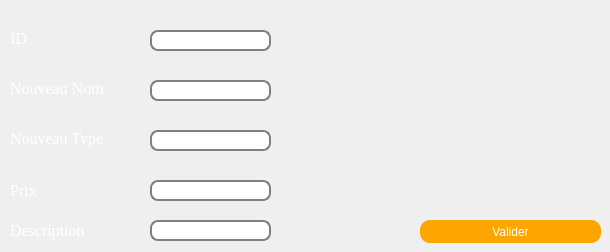
     <widget class="QWidget" name="tab_16">
      <attribute name="title">
       <string>Modifier</string>
      </attribute>
      <widget class="QLabel" name="label_41">
       <property name="geometry">
        <rect>
         <x>10</x>
         <y>30</y>
         <width>61</width>
         <height>16</height>
        </rect>
       </property>
       <property name="font">
        <font>
         <family>Times New Roman</family>
         <pointsize>12</pointsize>
        </font>
       </property>
       <property name="styleSheet">
        <string notr="true">*{
color:rgb(255, 255, 255);

}</string>
       </property>
       <property name="text">
        <string>ID</string>
       </property>
      </widget>
      <widget class="QLabel" name="label_42">
       <property name="geometry">
        <rect>
         <x>10</x>
         <y>80</y>
         <width>101</width>
         <height>16</height>
        </rect>
       </property>
       <property name="font">
        <font>
         <family>Times New Roman</family>
         <pointsize>12</pointsize>
        </font>
       </property>
       <property name="styleSheet">
        <string notr="true">*{
color:rgb(255, 255, 255);

}
</string>
       </property>
       <property name="text">
        <string>Nouveau Nom</string>
       </property>
      </widget>
      <widget class="QLabel" name="label_43">
       <property name="geometry">
        <rect>
         <x>10</x>
         <y>130</y>
         <width>121</width>
         <height>16</height>
        </rect>
       </property>
       <property name="font">
        <font>
         <family>Times New Roman</family>
         <pointsize>12</pointsize>
        </font>
       </property>
       <property name="styleSheet">
        <string notr="true">*{
color:rgb(255, 255, 255);

}
</string>
       </property>
       <property name="text">
        <string>Nouveau Type</string>
       </property>
      </widget>
      <widget class="QLineEdit" name="lineEdit_IDMODFRMTS">
       <property name="geometry">
        <rect>
         <x>150</x>
         <y>30</y>
         <width>121</width>
         <height>21</height>
        </rect>
       </property>
       <property name="styleSheet">
        <string notr="true">QLineEdit {
padding: 1px;
border-style: solid;
border: 2px solid gray;
border-radius: 8px;
}</string>
       </property>
      </widget>
      <widget class="QLineEdit" name="lineEdit_NOUVNOMMOD">
       <property name="geometry">
        <rect>
         <x>150</x>
         <y>80</y>
         <width>121</width>
         <height>21</height>
        </rect>
       </property>
       <property name="styleSheet">
        <string notr="true">QLineEdit {
padding: 1px;
border-style: solid;
border: 2px solid gray;
border-radius: 8px;
}</string>
       </property>
      </widget>
      <widget class="QLineEdit" name="lineEdit_NOUVDOMMOD">
       <property name="geometry">
        <rect>
         <x>150</x>
         <y>130</y>
         <width>121</width>
         <height>21</height>
        </rect>
       </property>
       <property name="styleSheet">
        <string notr="true">QLineEdit {
padding: 1px;
border-style: solid;
border: 2px solid gray;
border-radius: 8px;
}</string>
       </property>
      </widget>
      <widget class="QPushButton" name="pushButton_VALIDERMOD">
       <property name="geometry">
        <rect>
         <x>420</x>
         <y>220</y>
         <width>181</width>
         <height>23</height>
        </rect>
       </property>
       <property name="styleSheet">
        <string notr="true">*{
color:rgb(255, 255, 255);

}
QPushButton {
border-radius: 10px;
background-color: orange;
}
QPushButton:hover{
background-color: rgb(255,165,0,0.5);
}</string>
       </property>
       <property name="text">
        <string>Valider</string>
       </property>
      </widget>
      <widget class="QLabel" name="label_44">
       <property name="geometry">
        <rect>
         <x>10</x>
         <y>180</y>
         <width>91</width>
         <height>20</height>
        </rect>
       </property>
       <property name="font">
        <font>
         <family>Times New Roman</family>
         <pointsize>12</pointsize>
        </font>
       </property>
       <property name="styleSheet">
        <string notr="true">*{
color:rgb(255, 255, 255);

}
</string>
       </property>
       <property name="text">
        <string>Prix</string>
       </property>
      </widget>
      <widget class="QLineEdit" name="lineEdit_dep">
       <property name="geometry">
        <rect>
         <x>150</x>
         <y>180</y>
         <width>121</width>
         <height>21</height>
        </rect>
       </property>
       <property name="styleSheet">
        <string notr="true">QLineEdit {
padding: 1px;
border-style: solid;
border: 2px solid gray;
border-radius: 8px;
}</string>
       </property>
      </widget>
      <widget class="QLabel" name="label_45">
       <property name="geometry">
        <rect>
         <x>10</x>
         <y>220</y>
         <width>91</width>
         <height>20</height>
        </rect>
       </property>
       <property name="font">
        <font>
         <family>Times New Roman</family>
         <pointsize>12</pointsize>
        </font>
       </property>
       <property name="styleSheet">
        <string notr="true">*{
color:rgb(255, 255, 255);

}
</string>
       </property>
       <property name="text">
        <string>Description</string>
       </property>
      </widget>
      <widget class="QLineEdit" name="desc_mod">
       <property name="geometry">
        <rect>
         <x>150</x>
         <y>220</y>
         <width>121</width>
         <height>21</height>
        </rect>
       </property>
       <property name="styleSheet">
        <string notr="true">QLineEdit {
padding: 1px;
border-style: solid;
border: 2px solid gray;
border-radius: 8px;
}</string>
       </property>
      </widget>
     </widget>
